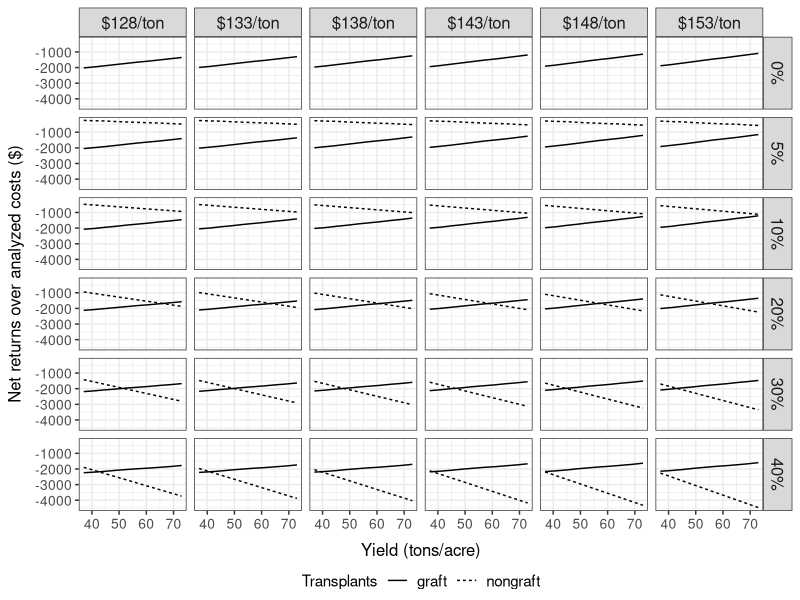

Reproduce this figure in R. (Note: this script raises an error after producing the figure.)
##############################################
# PROCESSING TOMATO Southern blight grafting #
# Partial Budget Analysis			         #
##############################################

## built on Docker rocker/tidyverse:4.2.0

if (!require(conflicted)) {
  install.packages("conflicted")
  library(conflicted)
}

library(dplyr)
library(ggplot2)
library(forcats)
library(readr)
library(stringr)
library(tidyr)
library(RColorBrewer)


# install ggpattern for bar fill patterns
	# does not work due to missing library for dependency package 'units'
#devtools::install_version("ggpattern", version="0.4.1", repos="https://cran.r-project.org/", dependencies=c("Depends","Imports"), upgrade="never")
#library(ggpattern)

conflict_prefer("date", "lubridate")
conflict_prefer("filter", "dplyr")
conflict_prefer("lag", "dplyr")
conflict_prefer("spread", "tidyr")

setwd("/home/tomato_graft_rolfsii/")


##########################
# A. Make Dataframe #
##########################
### make dataframe
	## set vectors
	production = c("conventional","organic")
	yield_base = seq(from=37, to=73, by=4)
	treatment = c("graft","nongraft")
	incid_nongraft = c(0,5,10,20,20.3,30,40)
	price = c(128,133,138,143,148,153)

	## make df
	df.pt = expand_grid(production, yield_base, treatment, incid_nongraft, price)
	
	## add graft incid
	df.incid = tibble(
		incid_nongraft = c(0,5,10,20,20.3,30,40),
		incid_graft = c(0,0.5,1,2,2.7,3,4) )
	
	df.pt = df.pt %>% left_join(df.incid, by=c("incid_nongraft" = "incid_nongraft"))
	
	## adjust organic prices
	df.pt = df.pt %>% mutate(price=replace(price, production == "organic", price[production == "organic"] + 27))
	
### add cost and return changes
	## add: added returns, reduced costs, added costs
	df.pt = df.pt %>% mutate(
		yield_add = case_when(
			(treatment == "graft") ~ round(yield_base*0.145, digits=1),
			(treatment == "nongraft") ~ 0),
		cost_reduce = case_when(
			(treatment == "graft") ~ 403,
			(treatment == "nongraft") ~ 0),
		cost_add = case_when(
			(treatment == "graft") ~ -3115,
			(treatment == "nongraft") ~ 0) )
			
	## add reduced yield
	df.pt = df.pt %>% mutate(yield_loss = case_when(
			(treatment == "nongraft") 	~ round( ( (yield_base + yield_add) * (-incid_nongraft/100) ), digits=1),
			(treatment == "graft") 		~ round( ( (yield_base + yield_add) * (-incid_graft/100	 ) ), digits=1) ) )
			
	## calculate returns
	df.pt = df.pt %>% mutate(
		return_add = round(yield_add * price, digits=0),
		return_reduce = round(yield_loss * price, digits=0) )

### sum cost changes
	df.pt = df.pt %>% mutate(cost_net = return_add + cost_reduce + cost_add + return_reduce)

### check against paper example
df.pt %>% filter(yield_base == 49 & price == 138 & (
	(treatment == "graft" & incid_nongraft == 0) |
	(treatment == "nongraft" & incid_nongraft == 20.3) |
	(treatment == "graft" & incid_graft == 2.7) ) )

### clean up
	## remove static scenario
	df.pt = df.pt %>% filter(!(treatment == "nongraft" & incid_nongraft == 0))
	
	## remove paper example
	df.pt = df.pt %>% filter(!(incid_nongraft == 20.3))
	
### calculate line equations
	## remove unneeded columns
	df.line = df.pt %>% 
		select(production, price, incid_nongraft, treatment, yield_base, cost_net) %>% 
		arrange(production, price, incid_nongraft, treatment, yield_base)
	
	## filter for end points
	df.line = df.line %>% filter(yield_base %in% c(37,73))
	
	## collapse to one line
	df.line = df.line %>% 
		mutate(yield_base=paste("ton_", yield_base, sep="")) %>%
		spread(key=yield_base, value=cost_net)
	
	## calculate
		# slope
		df.line = df.line %>% mutate(slope=((ton_73-ton_37)/(73-37)))
		
		# intercept
		df.line = df.line %>% mutate(intercept=(ton_37-(slope*37)))
		
### calculate intersection
	## remove unneeded columns
	df.line = df.line %>% select(-ton_37, -ton_73)
	
	## rename columns
	df.line = df.line %>% rename(m=slope, b=intercept)
	
	## gather
	df.line = df.line %>% gather(key="variable", value="value", -production, -price, -incid_nongraft, -treatment)
	
	## unite
	df.line = df.line %>% unite("linevar", c(treatment, variable), remove=T)
	
	## spread
	df.line = df.line %>% spread(key=linevar, value=value)
	
	## calculate
		# x
		df.line = df.line %>% mutate(break_yield=((nongraft_b-graft_b)/(graft_m-nongraft_m)))
	
		# y
		df.line = df.line %>% mutate(break_cost = (graft_m * break_yield) + graft_b )

### summarize
	df.line %>% filter(break_yield < 73) %>% arrange(production, incid_nongraft, price) %>% print(n=Inf)
	
################
# B. Visualize #
################

### functions for strip labels
	lab.price = as_labeller(function(x) { paste("$", x, "/ton", sep="") })
	lab.incid = as_labeller(function(x) { paste(x, "%", sep="") })

### individual facets
	plot.1.conv = df.pt %>% filter(production == "conventional") %>% {
	ggplot(., aes(x=yield_base, y=cost_net, linetype=treatment)) +
		geom_line(size=0.5) +
		facet_grid(incid_nongraft ~ price, labeller=labeller(price=lab.price, incid_nongraft=lab.incid)) +
		theme_bw() +
		theme(axis.title=element_text(size=12), axis.text=element_text(size=10), strip.text=element_text(size=12)) +
		theme(axis.title.x=element_text(margin=margin(7.5,0,-5,0)), axis.title.y=element_text(margin=margin(0,7.5,0,0))) +
		theme(legend.position="bottom", legend.margin=margin(0,0,0,0), legend.text=element_text(size=11)) +
		labs(x="Yield (tons/acre)", y="Net returns over analyzed costs ($)", linetype="Transplants")
	}
	ggplot2::ggsave(file="./4_results/rolfsii_budget_facet_conv.png", device="png", plot=plot.1.conv, width=6.5, height=6.5, units="in")

	plot.1.org = df.pt %>% filter(production == "organic") %>% {
	ggplot(., aes(x=yield_base, y=cost_net, linetype=treatment)) +
		geom_line(size=0.5) +
		facet_grid(incid_nongraft ~ price, labeller=labeller(price=lab.price, incid_nongraft=lab.incid)) +
		theme_bw() +
		theme(axis.title=element_text(size=12), axis.text=element_text(size=10), strip.text=element_text(size=12)) +
		theme(axis.title.x=element_text(margin=margin(7.5,0,-5,0)), axis.title.y=element_text(margin=margin(0,7.5,0,0))) +
		theme(legend.position="bottom", legend.margin=margin(0,0,0,0)) +
		labs(x="Yield (tons/acre)", y="Net returns over analyzed costs ($)", linetype="Transplants")
	}
	ggplot2::ggsave(file="./4_results/rolfsii_budget_facet_org.png", device="png", plot=plot.1.org, width=6.5, height=6.5, units="in")
		
	
